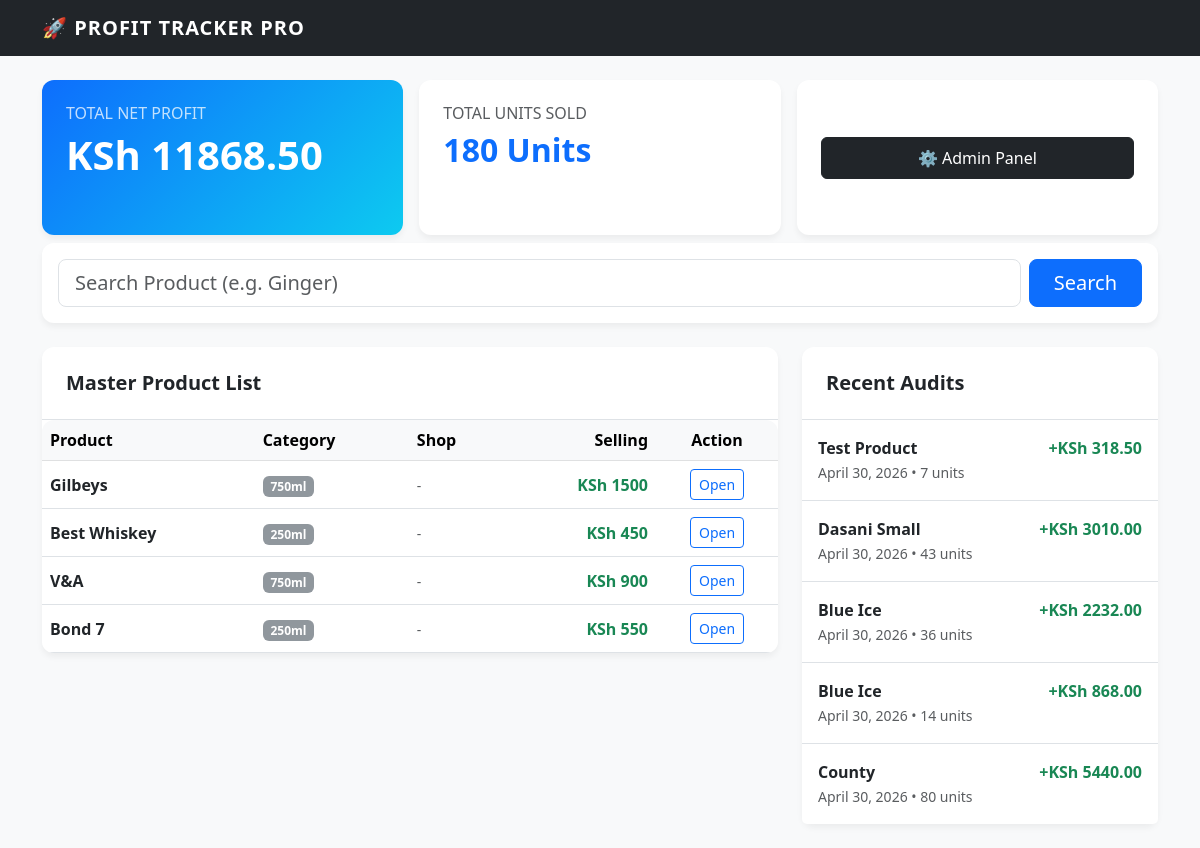
The page / on the database its author committed.
### tracker/models.py (models this page shows, shortened)
class Product(models.Model):
    product_name = models.CharField("Product", max_length=255)
    shop = models.CharField("Shop/Branch", max_length=255, blank=True, null=True)
    category = models.CharField("Category", max_length=100, blank=True, null=True)
    cost_price = models.DecimalField("Cost Price", max_digits=10, decimal_places=2)
    selling_price = models.DecimalField("Default Selling Price", max_digits=10, decimal_places=2)

class Transaction(models.Model):
    TYPE_CHOICES = [
        ('RESTOCK', 'Restock (Add Stock)'),
        ('SALES_CHECK', 'Audit (Record Sales & Profit)'),
    ]
    product = models.ForeignKey(Product, on_delete=models.CASCADE, related_name='transactions')
    type = models.CharField(max_length=20, choices=TYPE_CHOICES)
    quantity = models.IntegerField("Quantity Added", default=0)
    prev_remaining = models.IntegerField("Previous Count", default=0)
    current_remaining = models.IntegerField("Current Count", default=0)
    sell_price_used = models.DecimalField("Sell Price Used", max_digits=10, decimal_places=2, null=True, blank=True)
    units_used = models.IntegerField("Units Used", default=0)
    profit = models.DecimalField("Profit Earned", max_digits=10, decimal_places=2, default=0)
    date = models.DateField(default=timezone.now)
    created_at = models.DateTimeField(auto_now_add=True)
    class Meta:
        ordering = ['-date', '-created_at']

### tracker/views.py (the view)
# urls.py: path('', views.dashboard, name='dashboard'),
def dashboard(request):
    query = request.GET.get('q', '').strip()
    products = Product.objects.all()
    if query:
        products = Product.objects.filter(Q(product_name__icontains=query) | Q(shop__icontains=query))
        if not products.exists():
            choices = {p.id: p.product_name for p in Product.objects.all()}
            fuzzy_ids = [res[2] for res in process.extract(query, choices, scorer=fuzz.WRatio, limit=5) if res[1] > 60]
            products = Product.objects.filter(id__in=fuzzy_ids)
    else:
        products = products[:4]
    total_profit = Transaction.objects.filter(type='SALES_CHECK').aggregate(Sum('profit'))['profit__sum'] or 0
    total_used = Transaction.objects.filter(type='SALES_CHECK').aggregate(Sum('units_used'))['units_used__sum'] or 0
    history = Transaction.objects.filter(type='SALES_CHECK').order_by('-date')[:10]
    return render(request, 'tracker/dashboard.html', {
        'products': products,
        'total_profit': total_profit,
        'total_used': total_used,
        'history': history,
        'query': query
    })

### tracker/templates/tracker/dashboard.html (shortened to what this page needs)
<!DOCTYPE html>
<html lang="en">
<head>
    <link href="https://cdn.jsdelivr.net/npm/bootstrap@5.3.0/dist/css/bootstrap.min.css" rel="stylesheet">
</head>
<body>
    <nav class="navbar navbar-dark bg-dark mb-4 sticky-top">
        <div class="container">
            <a class="navbar-brand" href="/">🚀 PROFIT TRACKER PRO</a>
        </div>
    </nav>
    <div class="container-fluid container-md">
        <div class="row g-3 mb-2">
            <div class="col-12 col-md-4">
                <div class="card stat-card p-4 h-100">
                    <h6 class="text-uppercase opacity-75">Total Net Profit</h6>
                    <h2 class="display-6 fw-bold">KSh {{ total_profit|floatformat:2 }}</h2>
                </div>
            </div>
            <div class="col-12 col-sm-6 col-md-4">
                <div class="card p-4 h-100">
                    <h6 class="text-uppercase text-muted">Total Units Sold</h6>
                    <h2 class="fw-bold text-primary">{{ total_used }} Units</h2>
                </div>
            </div>
            <div class="col-12 col-sm-6 col-md-4">
                <div class="card p-4 h-100 d-flex justify-content-center">
                    <a href="/admin" class="btn btn-dark w-100 py-2">⚙️ Admin Panel</a>
                </div>
            </div>
        </div>
        <div class="card p-3 mb-4">
            <form method="GET" action="/" class="row g-2">
                <div class="col-12 col-sm">
                    <input type="text" name="q" class="form-control form-control-lg" placeholder="Search Product (e.g. Ginger)" value="{{ query }}">
                </div>
                <div class="col-12 col-sm-auto">
                    <button type="submit" class="btn btn-primary btn-lg w-100 px-4">Search</button>
                </div>
            </form>
        </div>
        <div class="row">
            <div class="col-12 col-lg-8">
                <div class="card p-0">
                    <div class="p-4 border-bottom">
                        <h5 class="mb-0 fw-bold">Master Product List</h5>
                    </div>
                    <div class="table-responsive">
                        <table class="table table-hover align-middle mb-0">
                            <thead class="table-light">
                                <tr>
                                    <th>Product</th>
                                    <th class="d-none d-sm-table-cell">Category</th>
                                    <th class="d-none d-md-table-cell">Shop</th>
                                    <th class="text-end">Selling</th>
                                    <th class="text-center">Action</th>
                                </tr>
                            </thead>
                            <tbody>
                                {% for p in products %}
                                <tr>
                                    <td><div class="fw-semibold text-truncate" style="max-width: 120px;">{{ p.product_name }}</div></td>
                                    <td class="d-none d-sm-table-cell"><span class="badge bg-secondary opacity-75">{{ p.category }}</span></td>
                                    <td class="d-none d-md-table-cell"><small class="text-muted">{{ p.shop|default:"-" }}</small></td>
                                    <td class="text-end fw-bold text-success">KSh {{ p.selling_price|floatformat:0 }}</td>
                                    <td class="text-center">
                                        <a href="/product/{{ p.id }}/" class="btn btn-sm btn-outline-primary">Open</a>
                                    </td>
                                </tr>
                                {% empty %}
                                <tr><td colspan="5" class="text-center py-5 text-muted">No products found for "{{ query }}"</td></tr>
                                {% endfor %}
                            </tbody>
                        </table>
                    </div>
                </div>
            </div>
            <div class="col-12 col-lg-4">
                <div class="card p-0">
                    <div class="p-4 border-bottom">
                        <h5 class="mb-0 fw-bold">Recent Audits</h5>
                    </div>
                    <div class="list-group list-group-flush">
                        {% for h in history %}
                        <div class="list-group-item p-3">
                            <div class="d-flex justify-content-between align-items-start">
                                <div>
                                    <div class="fw-bold">{{ h.product.product_name }}</div>
                                    <small class="text-muted">{{ h.date }} • {{ h.units_used }} units</small>
                                </div>
                                <span class="text-success fw-bold">+KSh {{ h.profit }}</span>
                            </div>
                        </div>
                        {% empty %}
                        <div class="p-4 text-center text-muted">No history yet.</div>
                        {% endfor %}
                    </div>
                </div>
            </div>
        </div>
    </div>
</body>
</html>

### tracker/templates/tracker/dashboard.html (style rules this page uses)
body { background-color: #f8f9fa; }
.card { border: none; box-shadow: 0 4px 6px rgba(0,0,0,0.05); border-radius: 12px; margin-bottom: 1.5rem; }
.stat-card { background: linear-gradient(135deg, #0d6efd, #0dcaf0); color: white; }
.navbar-brand { font-weight: bold; letter-spacing: 1px; }
.table-responsive { border-radius: 12px; }

### rows shown on the page
Product: product_name "Gilbeys", category "750ml", shop "-", selling_price "1500"
Product: product_name "Best Whiskey", category "250ml", shop "-", selling_price "450"
Product: product_name "V&A", category "750ml", shop "-", selling_price "900"
Product: product_name "Bond 7", category "250ml", shop "-", selling_price "550"
Transaction: product.product_name "Test Product", date "April 30, 2026", units_used "7", profit "318.50"
Transaction: product.product_name "Dasani Small", date "April 30, 2026", units_used "43", profit "3010.00"
Transaction: product.product_name "Blue Ice", date "April 30, 2026", units_used "36", profit "2232.00"
Transaction: product.product_name "Blue Ice", date "April 30, 2026", units_used "14", profit "868.00"
Transaction: product.product_name "County", date "April 30, 2026", units_used "80", profit "5440.00"

### other values the page prints
{{ total_profit|floatformat:2 }} "11868.50"
{{ total_used }} "180"
